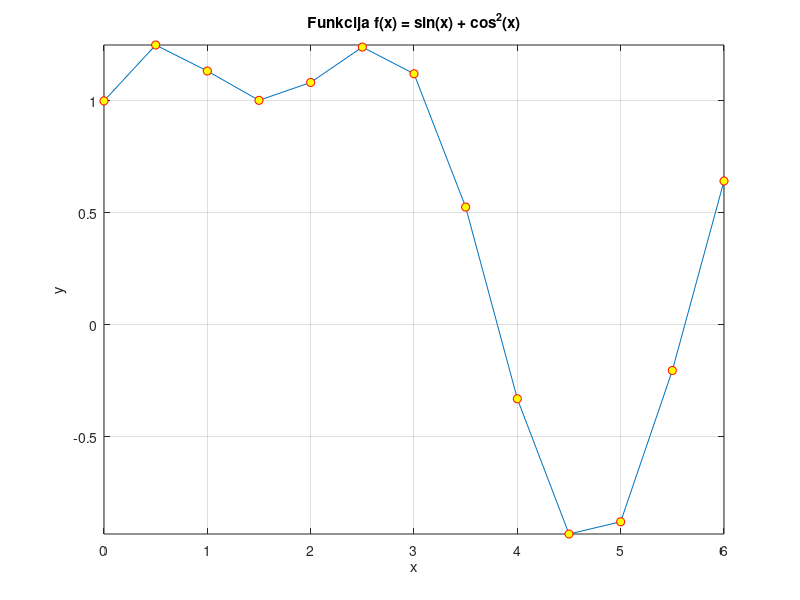
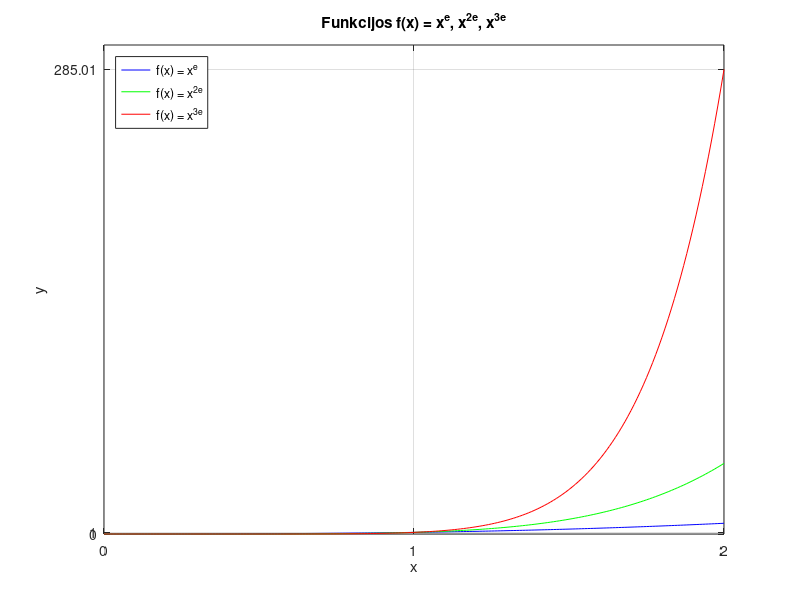
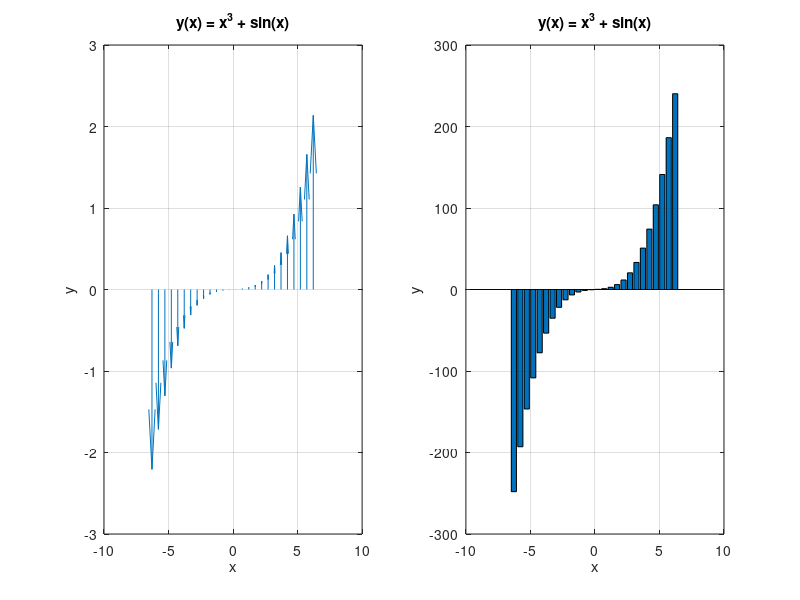

MATLAB code to generate these figures, in order:
% Dominykas Kerulis, EF-25/2, 2026-09-25
close all
clear all
clc

%==================
% a)
x1 = 0:0.5:2*pi;
y1 = sin(x1) + cos(x1).^2;

figure(1);
plot(x1, y1, 'o-', 'MarkerEdgeColor', 'r', 'MarkerFaceColor', 'y');
xlabel('x');
ylabel('y');
title('Funkcija f(x) = sin(x) + cos^2(x)');
xlim([min(x1) max(x1)]);
ylim([min(y1) max(y1)]);
grid on;

% b)
x2 = 0:0.01:2;
y2_1 = x2.^exp(1);
y2_2 = x2.^(2*exp(1));
y2_3 = x2.^(3*exp(1));

figure(2);
plot(x2, y2_1, 'b', x2, y2_2, 'g', x2, y2_3, 'r');
xlabel('x');
ylabel('y');
title('Funkcijos f(x) = x^{e}, x^{2e}, x^{3e}');
legend('f(x) = x^e', 'f(x) = x^{2e}', 'f(x) = x^{3e}', 'Location', 'northwest');
set(gca, 'XTick', [0 1 2]);
set(gca, 'YTick', [0 1 max(y2_3)]);
grid on;


%==============

figure(3);
x = -2*pi:0.5:2*pi;
y = x.^3 + sin(x);
 
subplot(1,2,1);
quiver(x, zeros(size(x)), zeros(size(x)), y);
title('y(x) = x^3 + sin(x)');
xlabel('x');
ylabel('y');
grid on;
 
subplot(1,2,2);
bar(x, y);
title('y(x) = x^3 + sin(x)');
xlabel('x');
ylabel('y');
grid on;



%==============

 
